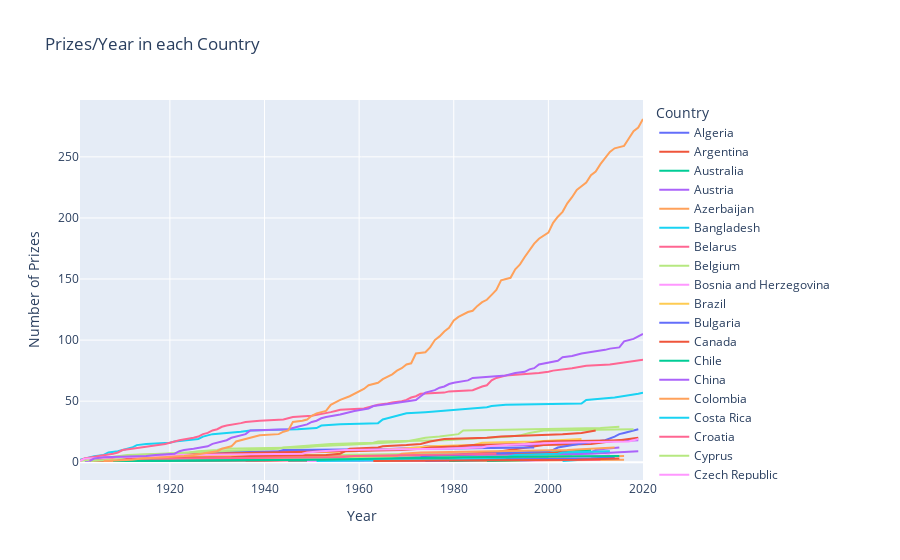

Notebook code for this chart:
### Markdown cell above
### Number of Prizes Won by Each Country Over Time

* When did the United States eclipse every other country in terms of the number of prizes won? 
* Which country or countries were leading previously?
* Calculate the cumulative number of prizes won by each country in every year. Again, use the `birth_country_current` of the winner to calculate this. 
* Create a [plotly line chart](https://plotly.com/python/line-charts/) where each country is a coloured line.

### Code cell
nr_prizes_country_year = df_data.groupby(["birth_country_current","year"],as_index=False)["prize"].count().sort_values(["birth_country_current","year"])

nr_prizes_country_year["cum_prize"] = nr_prizes_country_year.groupby("birth_country_current")["prize"].cumsum()
# nr_prizes_country_year[nr_prizes_country_year["birth_country_current"] == "United States of America"]
nr_prizes_country_year_line = px.line(data_frame=nr_prizes_country_year,x="year",y="cum_prize",color="birth_country_current",
                                      title="Prizes/Year in each Country",
                                      hover_name="birth_country_current")
nr_prizes_country_year_line.update_layout(yaxis_title = "Number of Prizes",xaxis_title="Year",legend_title_text = "Country")
